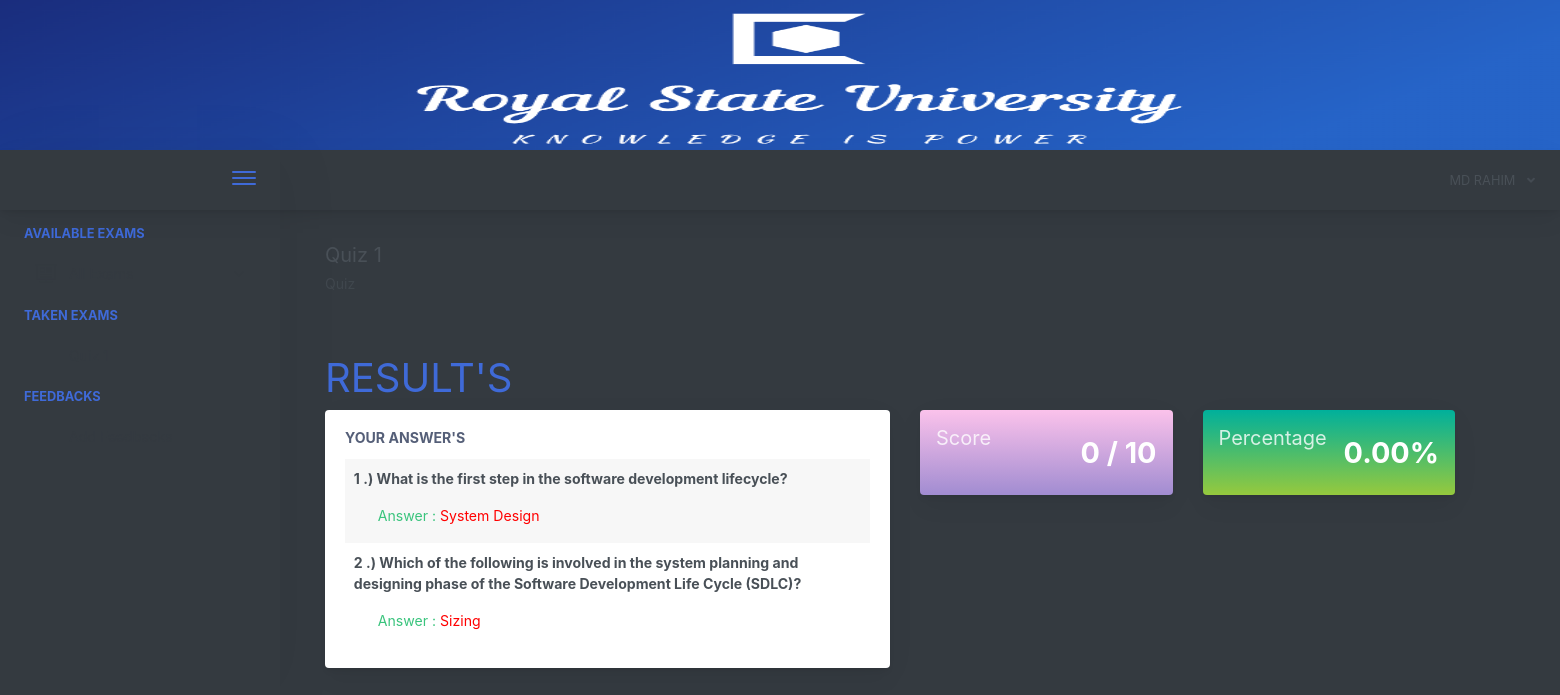
/home.php?page=result&id=26 (signed in), run on the app's committed database.
### tables this page shows
CREATE TABLE `examinee_tbl` (
  `exmne_id` int(11) NOT NULL,
  `exmne_fullname` varchar(1000) NOT NULL,
  `exmne_course` varchar(1000) NOT NULL,
  `exmne_gender` varchar(1000) NOT NULL,
  `exmne_birthdate` varchar(1000) NOT NULL,
  `exmne_year_level` varchar(1000) NOT NULL,
  `exmne_email` varchar(1000) NOT NULL,
  `exmne_password` varchar(1000) NOT NULL,
  `exmne_status` varchar(1000) NOT NULL DEFAULT 'active'
);

CREATE TABLE `exam_tbl` (
  `ex_id` int(11) NOT NULL,
  `cou_id` int(11) NOT NULL,
  `ex_title` varchar(1000) NOT NULL,
  `ex_time_limit` varchar(1000) NOT NULL,
  `ex_questlimit_display` int(11) NOT NULL,
  `ex_description` varchar(1000) NOT NULL,
  `ex_created` timestamp NOT NULL DEFAULT current_timestamp() ON UPDATE current_timestamp()
);

CREATE TABLE `exam_question_tbl` (
  `eqt_id` int(11) NOT NULL,
  `exam_id` int(11) NOT NULL,
  `exam_question` varchar(1000) NOT NULL,
  `exam_ch1` varchar(1000) NOT NULL,
  `exam_ch2` varchar(1000) NOT NULL,
  `exam_ch3` varchar(1000) NOT NULL,
  `exam_ch4` varchar(1000) NOT NULL,
  `exam_answer` varchar(1000) NOT NULL,
  `exam_status` varchar(1000) NOT NULL DEFAULT 'active'
);

CREATE TABLE `exam_answers` (
  `exans_id` int(11) NOT NULL,
  `axmne_id` int(11) NOT NULL,
  `exam_id` int(11) NOT NULL,
  `quest_id` int(11) NOT NULL,
  `exans_answer` varchar(1000) NOT NULL,
  `exans_status` varchar(1000) NOT NULL DEFAULT 'new',
  `exans_created` timestamp NOT NULL DEFAULT current_timestamp() ON UPDATE current_timestamp()
);

### query/selectData.php (called while the page is built, shortened)
<?php
$exmneId = $_SESSION['examineeSession']['exmne_id'];
$selExmneeData = $conn->query("SELECT * FROM examinee_tbl WHERE exmne_id='$exmneId' ")->fetch(PDO::FETCH_ASSOC);
 ?>

### pages/result.php (the view, shortened to what this page needs)
<?php
$examId = $_GET['id'];
$selExam = $conn->query("SELECT * FROM exam_tbl WHERE ex_id='$examId'")->fetch(PDO::FETCH_ASSOC);
?>
<div class="app-main__outer">
    <div class="app-main__inner">
        <div id="refreshData">
            <div class="col-md-12">
                <div class="app-page-title">
                    <div class="page-title-wrapper">
                        <div class="page-title-heading">
                            <div>
                                <?php echo htmlspecialchars($selExam['ex_title']); ?>
                                <div class="page-title-subheading">
                                </div>
                            </div>
                        </div>
                    </div>
                </div>
                <div class="row col-md-12">
                    <h1 class="text-primary">RESULT'S</h1>
                </div>
                <div class="row col-md-6 float-left">
                    <div class="main-card mb-3 card">
                        <div class="card-body">
                            <h5 class="card-title">Your Answer's</h5>
                            <table class="align-middle mb-0 table table-borderless table-striped table-hover"
                                   id="tableList">
                                <?php
                                $selQuest = $conn->query("SELECT * FROM exam_question_tbl eqt INNER JOIN exam_answers ea ON eqt.eqt_id = ea.quest_id WHERE eqt.exam_id='$examId' AND ea.axmne_id='$exmneId' AND ea.exans_status='new' ");
                                $i = 1;
                                while ($selQuestRow = $selQuest->fetch(PDO::FETCH_ASSOC)) {
                                    ?>
                                    <tr>
                                        <td>
                                            <b>
                                                <p><?php echo $i++; ?> .) <?php echo htmlspecialchars($selQuestRow['exam_question']); ?></p>
                                            </b>
                                            <label class="pl-4 text-success">
                                                Answer :
                                                <?php if ($selQuestRow['exam_answer'] != $selQuestRow['exans_answer']) { ?>
                                                    <span style="color:red"><?php echo htmlspecialchars($selQuestRow['exans_answer']); ?></span>
                                                <?PHP } else { ?>
                                                    <span class="text-success"><?php echo htmlspecialchars($selQuestRow['exans_answer']); ?></span>
                                                <?php } ?>
                                            </label>
                                        </td>
                                    </tr>
                                <?php }
                                ?>
                            </table>
                        </div>
                    </div>
                </div>
                <div class="col-md-6 float-left">
                    <div class="col-md-6 float-left">
                        <div class="card mb-3 widget-content bg-night-fade">
                            <div class="widget-content-wrapper text-white">
                                <div class="widget-content-left">
                                    <div class="widget-heading"><h5>Score</h5></div>
                                    <div class="widget-subheading" style="color: transparent;">/</div>
                                </div>
                                <div class="widget-content-right">
                                    <div class="widget-numbers text-white">
                                        <?php
                                        $selScore = $conn->query("SELECT * FROM exam_question_tbl eqt INNER JOIN exam_answers ea ON eqt.eqt_id = ea.quest_id AND eqt.exam_answer = ea.exans_answer  WHERE ea.axmne_id='$exmneId' AND ea.exam_id='$examId' AND ea.exans_status='new' ");
                                        ?>
                                        <span>
                                            <?php echo $selScore->rowCount(); ?>
                                            <?php
                                            $over = htmlspecialchars($selExam['ex_questlimit_display']);
                                            ?>
                                        </span> / <?php echo $over; ?>
                                    </div>
                                </div>
                            </div>
                        </div>
                    </div>
                    <div class="col-md-6 float-left">
                        <div class="card mb-3 widget-content bg-happy-green">
                            <div class="widget-content-wrapper text-white">
                                <div class="widget-content-left">
                                    <div class="widget-heading"><h5>Percentage</h5></div>
                                    <div class="widget-subheading" style="color: transparent;">/</div>
                                </div>
                                <div class="widget-content-right">
                                    <div class="widget-numbers text-white">
                                        <?php
                                        $selScore = $conn->query("SELECT * FROM exam_question_tbl eqt INNER JOIN exam_answers ea ON eqt.eqt_id = ea.quest_id AND eqt.exam_answer = ea.exans_answer  WHERE ea.axmne_id='$exmneId' AND ea.exam_id='$examId' AND ea.exans_status='new' ");
                                        ?>
                                        <span>
                                            <?php
                                            $score = $selScore->rowCount();
                                            $ans = $score / $over * 100;
                                            echo number_format($ans, 2);
                                            echo "%";
                                            ?>
                                        </span>
                                    </div>
                                </div>
                            </div>
                        </div>
                    </div>
                </div>
            </div>
        </div>
    </div>
</div>

### includes/header.php (shortened to what this page needs)
<?php
  include("conn.php");
  include("query/selectData.php");
 ?>
<!doctype html>
<html lang="en">
<head>
    <link href="./main.css" rel="stylesheet">
    <link href="css/sweetalert.css" rel="stylesheet">
</head>
<body id="body">
   <img src="assets/images/cc.png" width="1600px" height="150px">
<body class="bg-dark" style=" background-image: url('https://cdn.wallpapersafari.com/46/17/06MAG9.jpg');">
        <div class="app-header header-shadow">
            <div class="app-header__logo">
                <div class="header__pane ml-auto">
                    <div>
                        <button type="button" class="hamburger close-sidebar-btn hamburger--elastic" data-class="closed-sidebar">
                            <span class="hamburger-box">
                                <span class="hamburger-inner"></span>
                            </span>
                        </button>
                    </div>
                </div>
            </div>
                <div class="app-header__content">
                <div class="app-header-right">
                    <div class="header-btn-lg pr-0">
                        <div class="widget-content p-0">
                            <div class="widget-content-wrapper">
                                <div class="widget-content-left">
                                    <div class="btn-group">
                                        <a data-toggle="dropdown" aria-haspopup="true" aria-expanded="false" class="p-0 btn">
                                            <?php
                                                echo strtoupper($selExmneeData['exmne_fullname']);
                                             ?>
                                            <i class="fa fa-angle-down ml-2 opacity-8"></i>
                                        </a>
                                    </div>
                                </div>
                            </div>
                        </div>
                    </div>        </div>
            </div>
        </div>

### home.php (shortened to what this page needs)
<?php include("includes/header.php"); ?>
<div class="app-main">
    <?php include("includes/sidebar.php"); ?>
    <?php
    @$page = $_GET['page'];
    if ($page != '') {
        if ($page == "exam") {
            include("pages/exam.php");
        } else if ($page == "result") {
            include("pages/result.php");
        } else if ($page == "myscores") {
            include("pages/myscores.php");
        }
    } else {
        include("pages/home.php");
    }
    ?>
    <?php include("includes/footer.php"); ?>

### includes/sidebar.php (shortened to what this page needs)
<div class="app-sidebar sidebar-shadow">
    <div class="scrollbar-sidebar">
        <div class="app-sidebar__inner">
            <ul class="vertical-nav-menu">
                <li class="app-sidebar__heading">AVAILABLE EXAMS</li>
                <li>
                    <a href="#">
                        <i class="metismenu-icon pe-7s-display2"></i>
                        <i class="metismenu-state-icon pe-7s-angle-down caret-left"></i>
                    </a>
                </li>
                <li class="app-sidebar__heading">TAKEN EXAMS</li>
                <li>
                    <?php
                    $selTakenExam = $conn->query("SELECT * FROM exam_tbl et INNER JOIN exam_attempt ea ON et.ex_id = ea.exam_id WHERE exmne_id='$exmneId' ORDER BY ea.examat_id  ");
                    if ($selTakenExam->rowCount() > 0) {
                        while ($selTakenExamRow = $selTakenExam->fetch(PDO::FETCH_ASSOC)) {
                            ?>
                            <a href="home.php?page=result&id=<?php echo $selTakenExamRow['ex_id']; ?>">
                            </a>
                            <?php
                        }
                    } else {
                        ?>
                        <a href="#" class="pl-3">You have not taken any exams yet</a>
                        <?php
                    }
                    ?>
                </li>
                <li class="app-sidebar__heading">FEEDBACKS</li>
                <li>
                    <a href="#" data-toggle="modal" data-target="#feedbacksModal">
                    </a>
                </li>
            </ul>
        </div>
    </div>
</div>

### includes/footer.php (shortened to what this page needs)
    </div>
</body>
</html>

### data on the page
examinee_tbl: exmne_fullname "MD RAHIM"
exam_tbl: ex_title "Quiz 1", ex_questlimit_display "10", ex_questlimit_display "0.00"
exam_question_tbl: exam_question "What is the first step in the software development lifecycle?", exam_answers.exans_answer "System Design"
exam_question_tbl: exam_question "Which of the following is involved in the system planning and designing phase of the Software Development Life Cycle (SDLC)?", exam_answers.exans_answer "Sizing"

### other printed values
$selScore->rowCount() "0"
